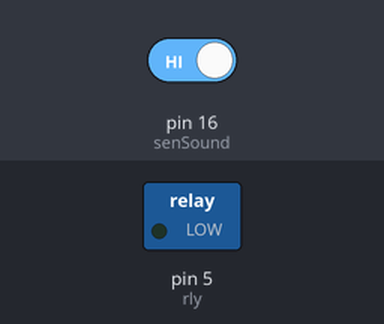
Recording of a sketch running on a simulated Arduino Uno, built with avr-gcc and run on an emulated ATmega328P. Shown: switched loads named in the sketch (green lamp = pin HIGH). The inputs (shaded band) are chosen by the test bench; at power-on: pin 16 (senSound) HIGH.

Above: at 1.2 s.
1.3 s: pin 16 (senSound) driven LOW
At 2.0 s:
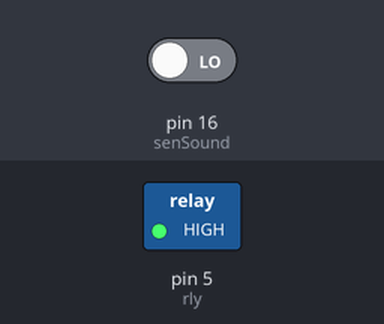
2.8 s: pin 16 (senSound) driven HIGH
At 5.5 s:
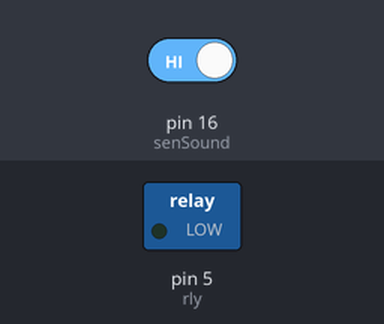
Timing chart, 0 to 7.0 s (numbered marks = the images above; inputs shaded):
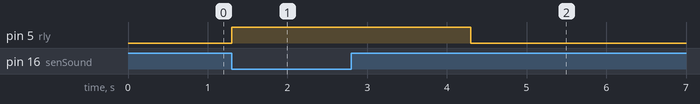

The sketch:

Sensor_Suara_esp8266.ino.ino
```cpp
const byte senSound=16, rly=5;

void setup() {
  Serial.begin(9600);
  pinMode(senSound, INPUT);
  pinMode(rly, OUTPUT);
}

void loop() {
  bool nilai = digitalRead(senSound);

  if(nilai == 0){
    digitalWrite(rly, HIGH);
    delay(3000);
    digitalWrite(rly, LOW);
  }else{
    digitalWrite(rly, LOW);
  }
}
```

Measured:
- after the input at 1.3 s, pin 5 (rly): LOW → HIGH at once
- after the input at 2.8 s, pin 5 (rly): HIGH → LOW after 1.5 s
